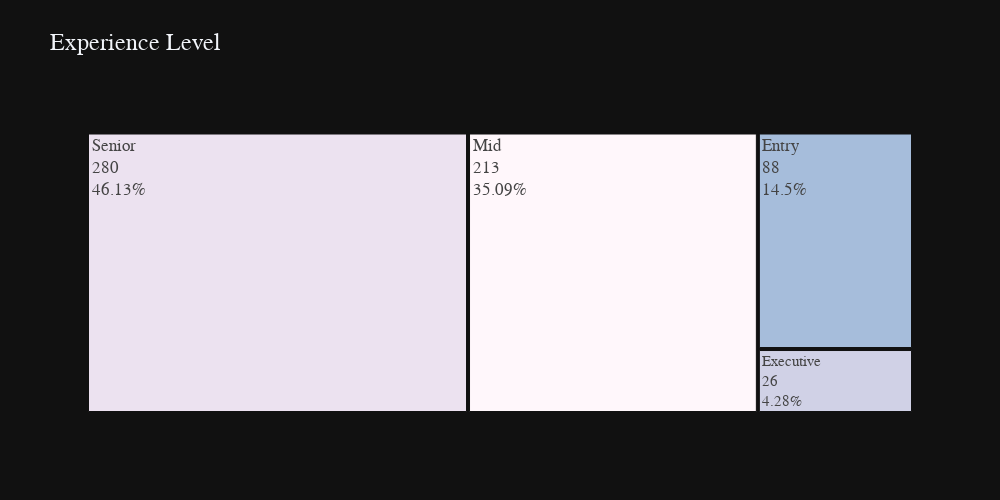

Notebook cell for this chart:
### Code cell
ex_level = df['experience_level'].value_counts()
fig = px.treemap(ex_level, 
                 path=[ex_level.index],
                 values=ex_level.values, 
                 title = 'Experience Level',
                 color=ex_level.index,
                 color_discrete_sequence=px.colors.sequential.PuBuGn,
                 template='plotly_dark',
#                  textinfo = "label+value+percent parent+percent entry+percent root",
                 width=1000, height=500)

percents = np.round((100*ex_level.values / sum(ex_level.values)).tolist(),2)
fig.data[0].customdata = [35.09, 46.13, 4.28 , 14.5]
fig.data[0].texttemplate = '%{label}<br>%{value}<br>%{customdata}%'

fig.update_layout(
    font=dict(size=17,family="Arial Bold"))

fig.show()

### Figure 1 — Plotly figure (JSON) as saved in the notebook; plotly's stock layout.template omitted (floating-point values rounded to 4 significant figures)
{"data": [{"branchvalues": "total", "customdata": [35.09, 46.13, 4.28, 14.5], "domain": {"x": [0, 1], "y": [0, 1]}, "hovertemplate": "labels=%{label}<br>value=%{value}<br>parent=%{parent}<br>id=%{id}<br>index=%{customdata[0]}<extra></extra>", "ids": ["Mid", "Senior", "Executive", "Entry"], "labels": ["Mid", "Senior", "Executive", "Entry"], "marker": {"colors": ["rgb(255,247,251)", "rgb(236,226,240)", "rgb(208,209,230)", "rgb(166,189,219)"]}, "name": "", "parents": ["", "", "", ""], "texttemplate": "%{label}<br>%{value}<br>%{customdata}%", "type": "treemap", "values": [213, 280, 26, 88]}], "layout": {"font": {"family": "Arial Bold", "size": 17}, "height": 500, "legend": {"tracegroupgap": 0}, "title": {"text": "Experience Level"}, "treemapcolorway": ["rgb(255,247,251)", "rgb(236,226,240)", "rgb(208,209,230)", "rgb(166,189,219)", "rgb(103,169,207)", "rgb(54,144,192)", "rgb(2,129,138)", "rgb(1,108,89)", "rgb(1,70,54)"], "width": 1000}}
